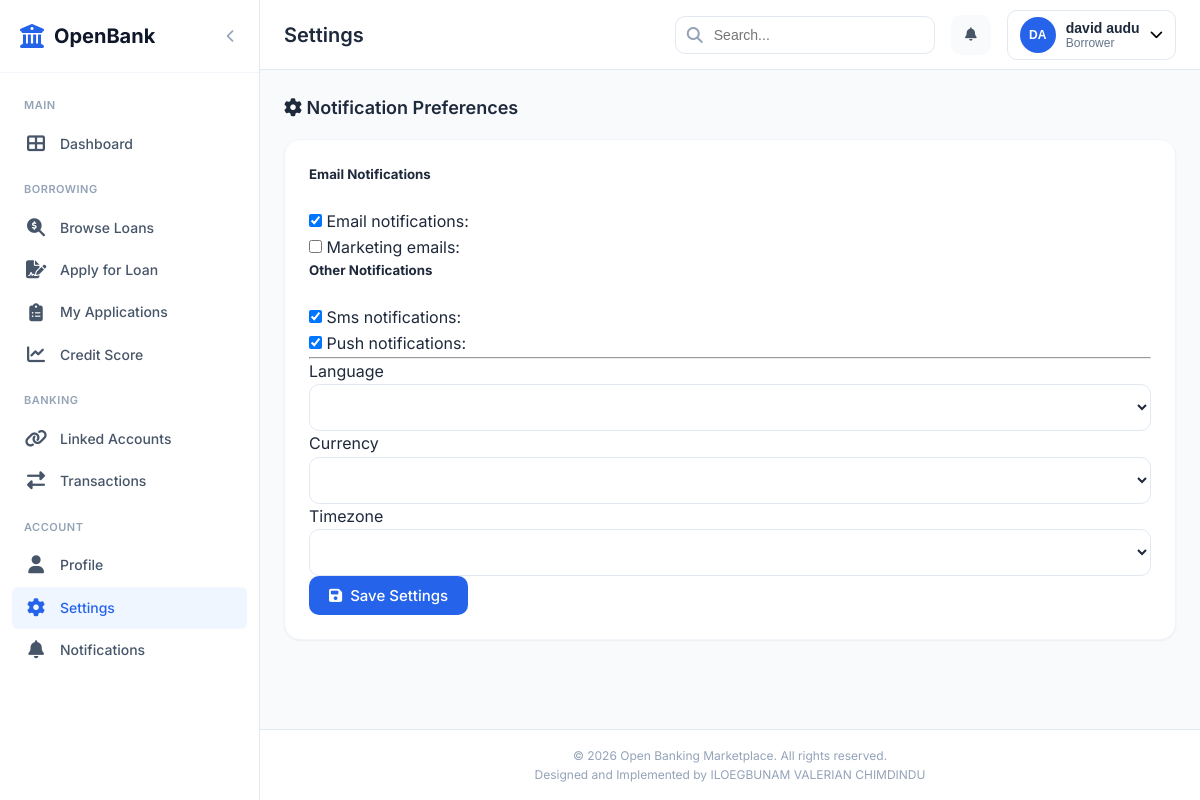
The app's page /settings/ (signed in) with its own data.
### apps/accounts/models.py (models this page shows, shortened)
class User(AbstractUser):
    ROLE_CHOICES = [
        ('borrower', 'Borrower'),
        ('lender', 'Lender'),
        ('admin', 'Administrator'),
    ]
    GENDER_CHOICES = [
        ('male', 'Male'),
        ('female', 'Female'),
        ('other', 'Other'),
        ('prefer_not_to_say', 'Prefer not to say'),
    ]
    id = models.UUIDField(primary_key=True, default=uuid.uuid4, editable=False)
    email = models.EmailField(unique=True, verbose_name='Email Address')
    role = models.CharField(max_length=20, choices=ROLE_CHOICES, default='borrower')
    phone_number = models.CharField(
        max_length=15,
        validators=[RegexValidator(regex=r'^\+?1?\d{9,15}$', message='Enter a valid phone number.')],
        blank=True,
        verbose_name='Phone Number'
    )
    date_of_birth = models.DateField(null=True, blank=True, verbose_name='Date of Birth')
    gender = models.CharField(max_length=20, choices=GENDER_CHOICES, blank=True)
    address = models.TextField(blank=True, verbose_name='Residential Address')
    city = models.CharField(max_length=100, blank=True)
    state = models.CharField(max_length=100, blank=True)
    country = models.CharField(max_length=100, blank=True, default='Nigeria')
    profile_picture = models.ImageField(upload_to='profiles/', blank=True, null=True)
    annual_income = models.DecimalField(max_digits=15, decimal_places=2, null=True, blank=True)
    employment_status = models.CharField(max_length=50, blank=True, choices=[
        ('employed', 'Employed'),
        ('self_employed', 'Self Employed'),
        ('unemployed', 'Unemployed'),
        ('student', 'Student'),
        ('retired', 'Retired'),
        ('business_owner', 'Business Owner'),
    ])
    employer_name = models.CharField(max_length=200, blank=True)
    job_title = models.CharField(max_length=100, blank=True)
    years_employed = models.PositiveIntegerField(null=True, blank=True)
    company_name = models.CharField(max_length=200, blank=True)
    company_registration = models.CharField(max_length=100, blank=True, verbose_name='Registration Number')
    license_number = models.CharField(max_length=100, blank=True)
    is_email_verified = models.BooleanField(default=False)
    is_phone_verified = models.BooleanField(default=False)
    is_identity_verified = models.BooleanField(default=False)
    bvn = models.CharField(max_length=11, blank=True, verbose_name='Bank Verification Number')
    nin = models.CharField(max_length=11, blank=True, verbose_name='National Identity Number')
    is_active = models.BooleanField(default=True)
    is_staff = models.BooleanField(default=False)
    date_joined = models.DateTimeField(default=timezone.now)
    last_activity = models.DateTimeField(null=True, blank=True)
    two_factor_enabled = models.BooleanField(default=False)
    USERNAME_FIELD = 'email'
    REQUIRED_FIELDS = ['username', 'first_name', 'last_name']
    class Meta:
        verbose_name = 'User'
        verbose_name_plural = 'Users'
        ordering = ['-date_joined']
        indexes = [
            models.Index(fields=['email']),
            models.Index(fields=['role']),
            models.Index(fields=['is_active']),
        ]
    @property
    def is_borrower(self):
        return self.role == 'borrower'
    @property
    def is_lender(self):
        return self.role == 'lender'
    def get_full_name(self):
        return f"{self.first_name} {self.last_name}".strip() or self.email

class UserPreference(models.Model):
    user = models.OneToOneField(User, on_delete=models.CASCADE, related_name='preferences')
    email_notifications = models.BooleanField(default=True)
    sms_notifications = models.BooleanField(default=True)
    push_notifications = models.BooleanField(default=True)
    marketing_emails = models.BooleanField(default=False)
    two_factor_method = models.CharField(
        max_length=20,
        choices=[('email', 'Email'), ('sms', 'SMS'), ('app', 'Authenticator App')],
        default='email'
    )
    language = models.CharField(max_length=10, default='en')
    currency = models.CharField(max_length=10, default='NGN')
    timezone = models.CharField(max_length=50, default='Africa/Lagos')
    created_at = models.DateTimeField(auto_now_add=True)
    updated_at = models.DateTimeField(auto_now=True)
    class Meta:
        verbose_name = 'User Preference'
        verbose_name_plural = 'User Preferences'

### apps/accounts/views.py (the view)
# urls.py: path('settings/', views.settings_view, name='settings'),
@login_required
def settings_view(request):
    user = request.user
    preferences, created = UserPreference.objects.get_or_create(user=user)
    if request.method == 'POST':
        pref_form = UserPreferenceForm(request.POST, instance=preferences)
        if pref_form.is_valid():
            pref_form.save()
            messages.success(request, 'Settings updated successfully!')
            return redirect('accounts:settings')
    else:
        pref_form = UserPreferenceForm(instance=preferences)
    context = {
        'pref_form': pref_form,
    }
    return render(request, 'accounts/settings.html', context)

### apps/accounts/forms.py
class UserPreferenceForm(forms.ModelForm):
    class Meta:
        model = UserPreference
        fields = [
            'email_notifications', 'sms_notifications', 'push_notifications',
            'marketing_emails', 'language', 'currency', 'timezone'
        ]
        widgets = {
            'email_notifications': forms.CheckboxInput(attrs={'class': 'form-check-input'}),
            'sms_notifications': forms.CheckboxInput(attrs={'class': 'form-check-input'}),
            'push_notifications': forms.CheckboxInput(attrs={'class': 'form-check-input'}),
            'marketing_emails': forms.CheckboxInput(attrs={'class': 'form-check-input'}),
            'language': forms.Select(attrs={'class': 'form-select'}),
            'currency': forms.Select(attrs={'class': 'form-select'}),
            'timezone': forms.Select(attrs={'class': 'form-select'}),
        }

### apps/notifications/context_processors.py (called while the page is built)
def notification_count(request):
    if request.user.is_authenticated:
        count = NotificationService.get_unread_count(request.user)
        recent_notifications = request.user.notifications.filter(
            is_read=False
        ).order_by('-created_at')[:5]
        return {
            'unread_notification_count': count,
            'recent_notifications': recent_notifications,
        }
    return {
        'unread_notification_count': 0,
        'recent_notifications': [],
    }

### apps/notifications/services.py (called while the page is built)
    @staticmethod
    def get_unread_count(user):
        return Notification.objects.filter(user=user, is_read=False).count()

### templates/accounts/settings.html (shortened to what this page needs)
{% extends 'base/base.html' %}
{% block page_title %}Settings{% endblock %}
{% block content %}
<div class="dashboard-section">
    <div class="section-header-flex">
        <h2><i class="fas fa-cog"></i> Notification Preferences</h2>
    </div>
    <div class="card">
        <div class="card-body">
            <form method="post">
                <div class="row">
                    <div class="col-md-6">
                        <h5 class="mb-3">Email Notifications</h5>
                        <div class="form-check">
                            {{ pref_form.email_notifications }}
                            {{ pref_form.email_notifications.label_tag }}
                        </div>
                        <div class="form-check">
                            {{ pref_form.marketing_emails }}
                            {{ pref_form.marketing_emails.label_tag }}
                        </div>
                    </div>
                    <div class="col-md-6">
                        <h5 class="mb-3">Other Notifications</h5>
                        <div class="form-check">
                            {{ pref_form.sms_notifications }}
                            {{ pref_form.sms_notifications.label_tag }}
                        </div>
                        <div class="form-check">
                            {{ pref_form.push_notifications }}
                            {{ pref_form.push_notifications.label_tag }}
                        </div>
                    </div>
                </div>
                <hr>
                <div class="row">
                    <div class="col-md-4">
                        <label>{{ pref_form.language.label }}</label>
                        {{ pref_form.language }}
                    </div>
                    <div class="col-md-4">
                        <label>{{ pref_form.currency.label }}</label>
                        {{ pref_form.currency }}
                    </div>
                    <div class="col-md-4">
                        <label>{{ pref_form.timezone.label }}</label>
                        {{ pref_form.timezone }}
                    </div>
                </div>
                <div class="mt-4">
                    <button type="submit" class="btn btn-primary">
                        <i class="fas fa-save"></i> Save Settings
                    </button>
                </div>
            </form>
        </div>
    </div>
</div>
{% endblock %}

### templates/base/base.html (shortened to what this page needs)
<!DOCTYPE html>
<html lang="en">
<head>
    {% load static %}
    <link rel="stylesheet" href="{% static 'css/style.css' %}">
    <link rel="stylesheet" href="https://cdnjs.cloudflare.com/ajax/libs/font-awesome/6.5.1/css/all.min.css">
</head>
<body class="{% if user.is_authenticated %}dashboard-body{% else %}landing-body{% endif %}">
    {% if user.is_authenticated %}
    <aside class="sidebar" id="sidebar">
        <div class="sidebar-header">
            <div class="logo">
                <i class="fas fa-university"></i>
                <span>OpenBank</span>
            </div>
            <button class="sidebar-toggle" id="sidebarToggle">
                <i class="fas fa-chevron-left"></i>
            </button>
        </div>
        <nav class="sidebar-nav">
            <div class="nav-section">
                <span class="nav-label">Main</span>
                <a href="{% url 'marketplace:dashboard' %}" class="nav-link {% if request.resolver_match.url_name == 'dashboard' %}active{% endif %}">
                    <i class="fas fa-th-large"></i>
                    <span>Dashboard</span>
                </a>
            </div>
            {% if user.is_borrower %}
            <div class="nav-section">
                <span class="nav-label">Borrowing</span>
                <a href="{% url 'loans:product_list' %}" class="nav-link {% if 'product' in request.resolver_match.url_name %}active{% endif %}">
                    <i class="fas fa-search-dollar"></i>
                    <span>Browse Loans</span>
                </a>
                <a href="{% url 'loans:apply' %}" class="nav-link {% if 'apply' in request.resolver_match.url_name %}active{% endif %}">
                    <i class="fas fa-file-signature"></i>
                    <span>Apply for Loan</span>
                </a>
                <a href="{% url 'loans:my_applications' %}" class="nav-link {% if 'my_applications' in request.resolver_match.url_name %}active{% endif %}">
                    <i class="fas fa-clipboard-list"></i>
                    <span>My Applications</span>
                </a>
                <a href="{% url 'loans:credit_score' %}" class="nav-link {% if 'credit_score' in request.resolver_match.url_name %}active{% endif %}">
                    <i class="fas fa-chart-line"></i>
                    <span>Credit Score</span>
                </a>
            </div>
            {% endif %}
            <div class="nav-section">
                <span class="nav-label">Banking</span>
                <a href="{% url 'banking:linked_accounts' %}" class="nav-link ">
                    <i class="fas fa-link"></i>
                    <span>Linked Accounts</span>
                </a>
                <a href="{% url 'banking:transactions' %}" class="nav-link {% if 'transactions' in request.resolver_match.url_name %}active{% endif %}">
                    <i class="fas fa-exchange-alt"></i>
                    <span>Transactions</span>
                </a>
            </div>
            <div class="nav-section">
                <span class="nav-label">Account</span>
                <a href="{% url 'accounts:profile' %}" class="nav-link {% if 'profile' in request.resolver_match.url_name %}active{% endif %}">
                    <i class="fas fa-user"></i>
                    <span>Profile</span>
                </a>
                <a href="{% url 'accounts:settings' %}" class="nav-link {% if 'settings' in request.resolver_match.url_name %}active{% endif %}">
                    <i class="fas fa-cog"></i>
                    <span>Settings</span>
                </a>
                <a href="{% url 'notifications:list' %}" class="nav-link {% if 'list' in request.resolver_match.url_name %}active{% endif %}">
                    <i class="fas fa-bell"></i>
                    <span>Notifications</span>
                </a>
            </div>
        </nav>
    </aside>
    <div class="main-wrapper">
        <header class="top-header">
            <div class="header-left">
                <h1 class="page-title">{% block page_title %}Dashboard{% endblock %}</h1>
            </div>
            <div class="header-right">
                <div class="header-search">
                    <i class="fas fa-search"></i>
                    <input type="text" placeholder="Search...">
                </div>
                <div class="header-notifications dropdown">
                    <button class="notification-btn" id="notificationDropdown">
                        <i class="fas fa-bell"></i>
                    </button>
                </div>
                <div class="header-profile dropdown">
                    <button class="profile-btn" id="profileDropdown">
                        {% if user.profile_picture %}
                        <img src="{{ user.profile_picture.url }}" alt="{{ user.get_full_name }}" class="profile-img">
                        {% else %}
                        <div class="profile-avatar">{{ user.first_name|first|upper }}{{ user.last_name|first|upper }}</div>
                        {% endif %}
                        <div class="profile-info">
                            <span class="profile-name">{{ user.get_full_name }}</span>
                            <span class="profile-role">{{ user.get_role_display }}</span>
                        </div>
                        <i class="fas fa-chevron-down"></i>
                    </button>
                </div>
            </div>
        </header>
        <main class="main-content">
            {% block content %}{% endblock %}
        </main>
        <footer class="app-footer">
            <p>&copy; {% now "Y" %} Open Banking Marketplace. All rights reserved.</p>
            <p>Designed and Implemented by ILOEGBUNAM VALERIAN CHIMDINDU</p>
        </footer>
    </div>
    {% endif %}
</body>
</html>

### records on screen
User: first_name|first "D", last_name|first "A", get_full_name "david audu", role "Borrower"
UserPreference: email_notifications "☑", sms_notifications "☑", push_notifications "☑"

### other values on screen
{{ pref_form.email_notifications.label_tag }} "Email notifications:"
{{ pref_form.marketing_emails.label_tag }} "Marketing emails:"
{{ pref_form.sms_notifications.label_tag }} "Sms notifications:"
{{ pref_form.push_notifications.label_tag }} "Push notifications:"
{{ pref_form.language.label }} "Language"
{{ pref_form.currency.label }} "Currency"
{{ pref_form.timezone.label }} "Timezone"
